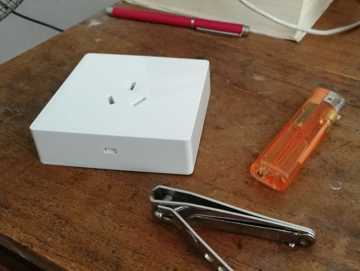
#> input picture pic/desk.jpg, 360 x 271 px
$ python cornerGoodFeature.py
#> lines starting #> are read from the running program, lines starting #| are printed output that depends on the picture; after the words box and inside, x2 and y2 are one past the last pixel; in counts of white or black regions, pixels touching at a corner belong together
import cv2 as cv
import numpy as np

img = cv.imread("pic/desk.jpg", cv.IMREAD_COLOR)
#> img is the input picture: shape (271, 360, 3); mean B, G, R 78.9, 97.8, 122.8
gray = cv.cvtColor(img, cv.COLOR_BGR2GRAY)
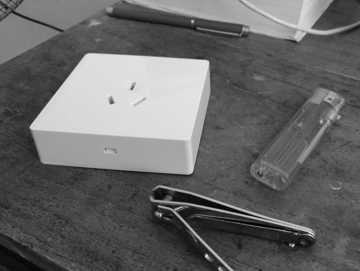
#> gray: shape (271, 360); min 1, max 241, mean 103.1

corners = cv.goodFeaturesToTrack(gray,45,0.01,10)
#> corners = 45 rows, first 8: [206, 254], [293, 244], [219, 267], [160, 216], [131, 89], [192, 21], [113, 102], [158, 206]
corners = np.int0(corners)

for i in corners:
    x, y = i.ravel()
    cv.circle(img, (x, y), 3, (0, 0, 255), -1)
#> this loop made 45 passes
#> (x, y) on passes 1 to 12: (206, 254), (293, 244), (219, 267), (160, 216), (131, 89), (192, 21), (113, 102), (158, 206), (177, 211), (308, 233), (312, 27), (321, 122)
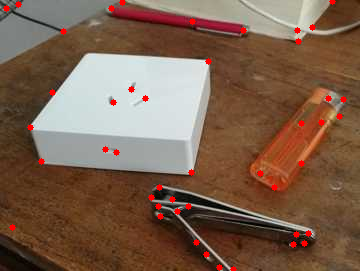
#> img: shape (271, 360, 3); 1.32% of pixels changed, all inside (x1, y1, x2, y2) = (3, 0, 347, 271)

cv.imwrite("pic/desk2.jpg", img)
cv.imshow("dst", img)
cv.waitKey(0)

$ run again, with pic/blox.jpg copied over pic/desk.jpg
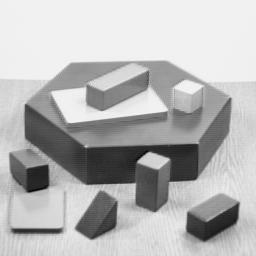
#> input picture pic/blox.jpg, 256 x 256 px
#> img is the input picture: shape (256, 256, 3); min 0, max 252, mean 182.8
#> corners = 45 rows, first 8: [138, 162], [230, 98], [135, 184], [47, 165], [168, 159], [26, 105], [238, 203], [85, 146]
#> the loop `for i in corners:` made 45 passes
#> after the loop `for i in corners:`:
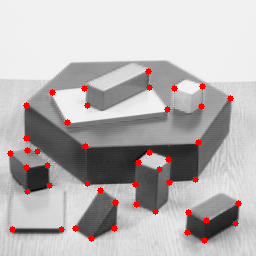
#> img: shape (256, 256, 3); 1.99% of pixels changed, all inside (x1, y1, x2, y2) = (7, 68, 242, 244)

$ run again, with pic/butterfly.jpg copied over pic/desk.jpg
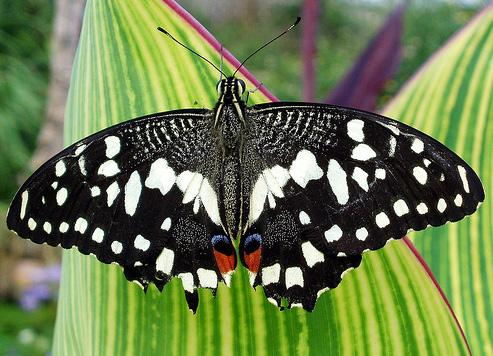
#> input picture pic/butterfly.jpg, 493 x 356 px
#> img is the input picture: shape (356, 493, 3); mean B, G, R 77.2, 123.6, 107
#> `gray = cv.cvtColor(img, cv.COLOR_BGR2GRAY)`:
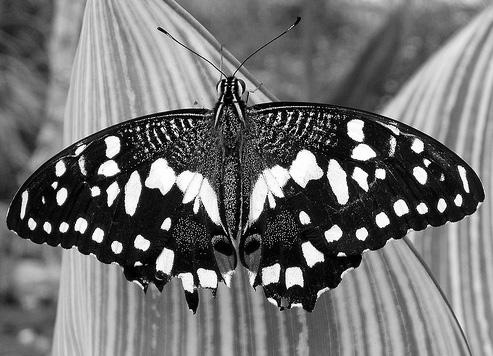
#> gray: shape (356, 493); min 0, max 255, mean 113.3
#> corners = 45 rows, first 8: [158, 124], [109, 205], [302, 286], [430, 162], [157, 270], [458, 166], [366, 191], [287, 288]
#> the loop `for i in corners:` made 45 passes
#> after the loop `for i in corners:`:
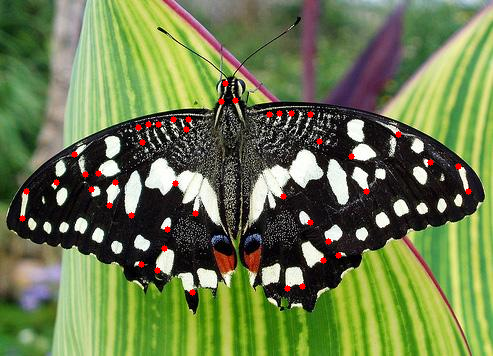
#> img: shape (356, 493, 3); 0.74% of pixels changed, all inside (x1, y1, x2, y2) = (19, 80, 472, 296)
